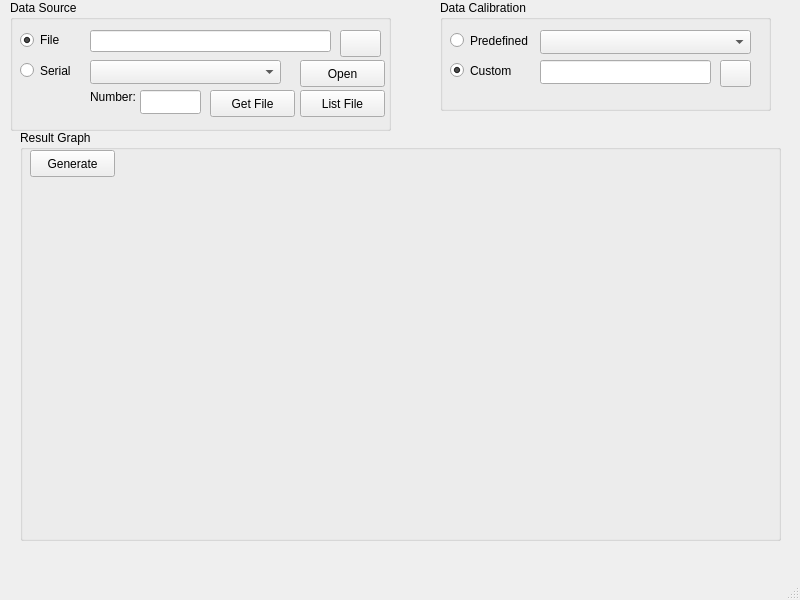
<?xml version="1.0" encoding="UTF-8"?>
<ui version="4.0">
 <class>wndMain</class>
 <widget class="QMainWindow" name="wndMain">
  <property name="geometry">
   <rect>
    <x>0</x>
    <y>0</y>
    <width>800</width>
    <height>600</height>
   </rect>
  </property>
  <property name="windowTitle">
   <string>Simple Data Viewer</string>
  </property>
  <widget class="QWidget" name="centralwidget">
   <widget class="QGroupBox" name="grpDataSource">
    <property name="geometry">
     <rect>
      <x>10</x>
      <y>0</y>
      <width>381</width>
      <height>131</height>
     </rect>
    </property>
    <property name="title">
     <string>Data Source</string>
    </property>
    <widget class="QRadioButton" name="rbtDataFile">
     <property name="geometry">
      <rect>
       <x>10</x>
       <y>30</y>
       <width>89</width>
       <height>20</height>
      </rect>
     </property>
     <property name="text">
      <string>File</string>
     </property>
     <property name="checked">
      <bool>true</bool>
     </property>
    </widget>
    <widget class="QLineEdit" name="txtDataFile">
     <property name="geometry">
      <rect>
       <x>80</x>
       <y>30</y>
       <width>241</width>
       <height>22</height>
      </rect>
     </property>
    </widget>
    <widget class="QPushButton" name="btnDataBrowse">
     <property name="geometry">
      <rect>
       <x>330</x>
       <y>30</y>
       <width>41</width>
       <height>27</height>
      </rect>
     </property>
     <property name="text">
      <string/>
     </property>
     <property name="icon">
      <iconset theme="folder">
       <normaloff>.</normaloff>.</iconset>
     </property>
    </widget>
    <widget class="QRadioButton" name="rbtDataSerial">
     <property name="geometry">
      <rect>
       <x>10</x>
       <y>60</y>
       <width>94</width>
       <height>21</height>
      </rect>
     </property>
     <property name="text">
      <string>Serial</string>
     </property>
    </widget>
    <widget class="QComboBox" name="cmbPort">
     <property name="geometry">
      <rect>
       <x>80</x>
       <y>60</y>
       <width>191</width>
       <height>24</height>
      </rect>
     </property>
    </widget>
    <widget class="QPushButton" name="btnSerialPort">
     <property name="geometry">
      <rect>
       <x>290</x>
       <y>60</y>
       <width>85</width>
       <height>27</height>
      </rect>
     </property>
     <property name="text">
      <string>Open</string>
     </property>
    </widget>
    <widget class="QLineEdit" name="txtDataSerialNum">
     <property name="geometry">
      <rect>
       <x>130</x>
       <y>90</y>
       <width>61</width>
       <height>24</height>
      </rect>
     </property>
    </widget>
    <widget class="QPushButton" name="btnDataSerialGet">
     <property name="geometry">
      <rect>
       <x>200</x>
       <y>90</y>
       <width>85</width>
       <height>27</height>
      </rect>
     </property>
     <property name="text">
      <string>Get File</string>
     </property>
    </widget>
    <widget class="QPushButton" name="btnDataSerialList">
     <property name="geometry">
      <rect>
       <x>290</x>
       <y>90</y>
       <width>85</width>
       <height>27</height>
      </rect>
     </property>
     <property name="text">
      <string>List File</string>
     </property>
    </widget>
    <widget class="QLabel" name="lblFileNumber">
     <property name="geometry">
      <rect>
       <x>80</x>
       <y>90</y>
       <width>49</width>
       <height>14</height>
      </rect>
     </property>
     <property name="text">
      <string>Number:</string>
     </property>
    </widget>
   </widget>
   <widget class="QGroupBox" name="grpDataCalib">
    <property name="geometry">
     <rect>
      <x>440</x>
      <y>0</y>
      <width>331</width>
      <height>111</height>
     </rect>
    </property>
    <property name="title">
     <string>Data Calibration</string>
    </property>
    <widget class="QRadioButton" name="rbtCalibPre">
     <property name="geometry">
      <rect>
       <x>10</x>
       <y>30</y>
       <width>94</width>
       <height>21</height>
      </rect>
     </property>
     <property name="text">
      <string>Predefined</string>
     </property>
    </widget>
    <widget class="QRadioButton" name="rbtCalibCustom">
     <property name="geometry">
      <rect>
       <x>10</x>
       <y>60</y>
       <width>94</width>
       <height>21</height>
      </rect>
     </property>
     <property name="text">
      <string>Custom</string>
     </property>
     <property name="checked">
      <bool>true</bool>
     </property>
    </widget>
    <widget class="QComboBox" name="cmbCalibPre">
     <property name="geometry">
      <rect>
       <x>100</x>
       <y>30</y>
       <width>211</width>
       <height>24</height>
      </rect>
     </property>
    </widget>
    <widget class="QLineEdit" name="txtCalibCustom">
     <property name="geometry">
      <rect>
       <x>100</x>
       <y>60</y>
       <width>171</width>
       <height>24</height>
      </rect>
     </property>
    </widget>
    <widget class="QPushButton" name="btnCalibCustom">
     <property name="geometry">
      <rect>
       <x>280</x>
       <y>60</y>
       <width>31</width>
       <height>27</height>
      </rect>
     </property>
     <property name="text">
      <string/>
     </property>
     <property name="icon">
      <iconset theme="folder">
       <normaloff>.</normaloff>.</iconset>
     </property>
    </widget>
   </widget>
   <widget class="QGroupBox" name="grpGraph">
    <property name="geometry">
     <rect>
      <x>20</x>
      <y>130</y>
      <width>761</width>
      <height>411</height>
     </rect>
    </property>
    <property name="title">
     <string>Result Graph</string>
    </property>
    <widget class="QPushButton" name="btnDraw">
     <property name="geometry">
      <rect>
       <x>10</x>
       <y>20</y>
       <width>85</width>
       <height>27</height>
      </rect>
     </property>
     <property name="text">
      <string>Generate</string>
     </property>
    </widget>
    <widget class="QwtPlot" name="plotMain">
     <property name="geometry">
      <rect>
       <x>10</x>
       <y>50</y>
       <width>741</width>
       <height>361</height>
      </rect>
     </property>
    </widget>
   </widget>
  </widget>
  <widget class="QMenuBar" name="menubar">
   <property name="geometry">
    <rect>
     <x>0</x>
     <y>0</y>
     <width>800</width>
     <height>23</height>
    </rect>
   </property>
  </widget>
  <widget class="QStatusBar" name="statusbar"/>
 </widget>
 <customwidgets>
  <customwidget>
   <class>QwtPlot</class>
   <extends>QFrame</extends>
   <header>qwt_plot.h</header>
  </customwidget>
 </customwidgets>
 <resources/>
 <connections/>
</ui>
